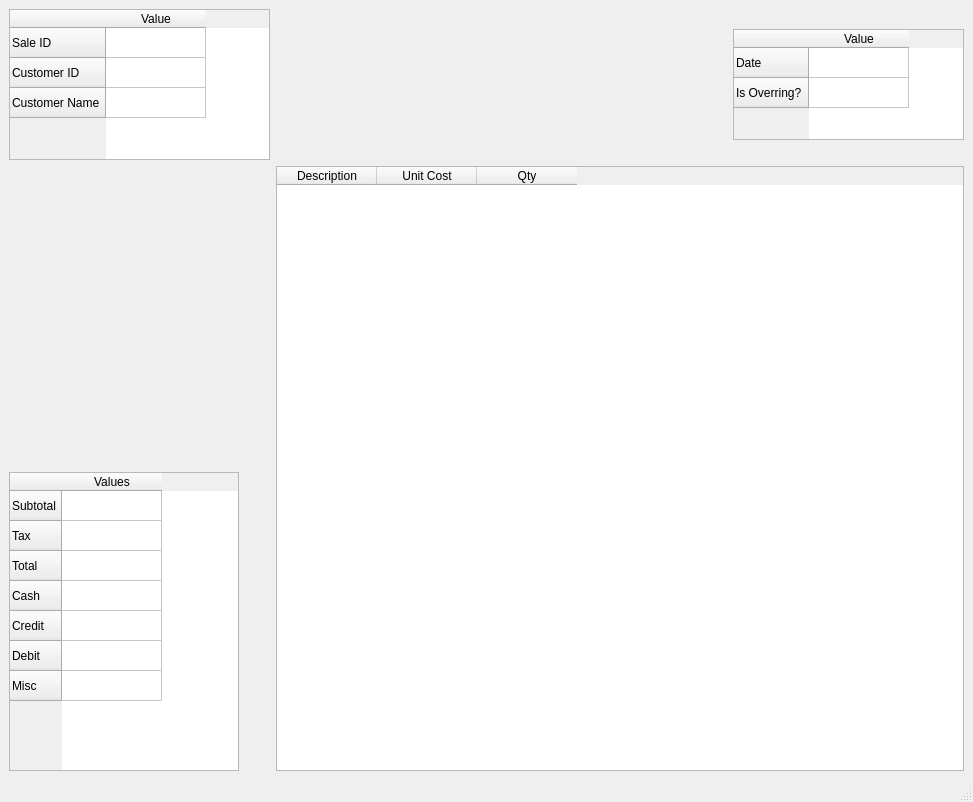
<?xml version="1.0" encoding="UTF-8"?>
<ui version="4.0">
 <class>MainWindow</class>
 <widget class="QMainWindow" name="MainWindow">
  <property name="geometry">
   <rect>
    <x>0</x>
    <y>0</y>
    <width>973</width>
    <height>802</height>
   </rect>
  </property>
  <property name="windowTitle">
   <string>MainWindow</string>
  </property>
  <widget class="QWidget" name="centralwidget">
   <layout class="QGridLayout" name="gridLayout">
    <item row="0" column="0">
     <widget class="QTableWidget" name="transaction_table_1">
      <property name="maximumSize">
       <size>
        <width>261</width>
        <height>151</height>
       </size>
      </property>
      <row>
       <property name="text">
        <string>Sale ID</string>
       </property>
      </row>
      <row>
       <property name="text">
        <string>Customer ID</string>
       </property>
      </row>
      <row>
       <property name="text">
        <string>Customer Name</string>
       </property>
      </row>
      <column>
       <property name="text">
        <string>Value</string>
       </property>
      </column>
     </widget>
    </item>
    <item row="0" column="1">
     <spacer name="horizontalSpacer">
      <property name="orientation">
       <enum>Qt::Horizontal</enum>
      </property>
      <property name="sizeHint" stdset="0">
       <size>
        <width>442</width>
        <height>20</height>
       </size>
      </property>
     </spacer>
    </item>
    <item row="0" column="2">
     <widget class="QTableWidget" name="transaction_table_2">
      <property name="maximumSize">
       <size>
        <width>231</width>
        <height>111</height>
       </size>
      </property>
      <row>
       <property name="text">
        <string>Date</string>
       </property>
      </row>
      <row>
       <property name="text">
        <string>Is Overring?</string>
       </property>
      </row>
      <column>
       <property name="text">
        <string>Value</string>
       </property>
      </column>
     </widget>
    </item>
    <item row="1" column="0">
     <spacer name="verticalSpacer">
      <property name="orientation">
       <enum>Qt::Vertical</enum>
      </property>
      <property name="sizeHint" stdset="0">
       <size>
        <width>20</width>
        <height>278</height>
       </size>
      </property>
     </spacer>
    </item>
    <item row="1" column="1" rowspan="2" colspan="2">
     <widget class="QTableWidget" name="transaction_table_4">
      <column>
       <property name="text">
        <string>Description</string>
       </property>
      </column>
      <column>
       <property name="text">
        <string>Unit Cost</string>
       </property>
      </column>
      <column>
       <property name="text">
        <string>Qty</string>
       </property>
      </column>
     </widget>
    </item>
    <item row="2" column="0">
     <widget class="QTableWidget" name="transaction_table_3">
      <property name="maximumSize">
       <size>
        <width>230</width>
        <height>311</height>
       </size>
      </property>
      <row>
       <property name="text">
        <string>Subtotal</string>
       </property>
      </row>
      <row>
       <property name="text">
        <string>Tax</string>
       </property>
      </row>
      <row>
       <property name="text">
        <string>Total</string>
       </property>
      </row>
      <row>
       <property name="text">
        <string>Cash</string>
       </property>
      </row>
      <row>
       <property name="text">
        <string>Credit</string>
       </property>
      </row>
      <row>
       <property name="text">
        <string>Debit</string>
       </property>
      </row>
      <row>
       <property name="text">
        <string>Misc</string>
       </property>
      </row>
      <column>
       <property name="text">
        <string>Values</string>
       </property>
      </column>
     </widget>
    </item>
   </layout>
  </widget>
  <widget class="QMenuBar" name="menubar">
   <property name="geometry">
    <rect>
     <x>0</x>
     <y>0</y>
     <width>973</width>
     <height>27</height>
    </rect>
   </property>
  </widget>
  <widget class="QStatusBar" name="statusbar"/>
 </widget>
 <resources/>
 <connections/>
</ui>
